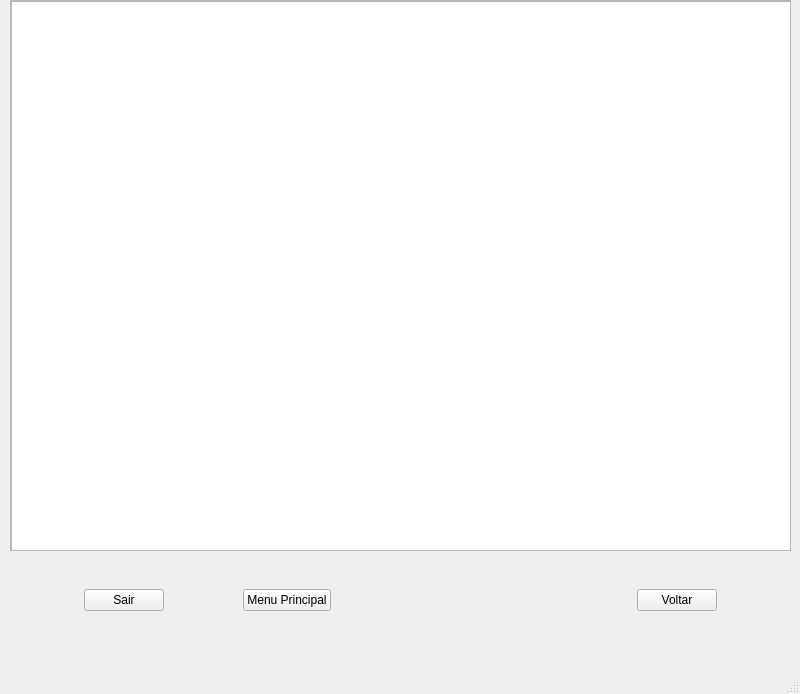
<?xml version="1.0" encoding="UTF-8"?>
<ui version="4.0">
 <class>viewSaida</class>
 <widget class="QMainWindow" name="viewSaida">
  <property name="geometry">
   <rect>
    <x>0</x>
    <y>0</y>
    <width>800</width>
    <height>694</height>
   </rect>
  </property>
  <property name="windowTitle">
   <string>MainWindow</string>
  </property>
  <widget class="QWidget" name="centralwidget">
   <widget class="QWidget" name="gridLayoutWidget">
    <property name="geometry">
     <rect>
      <x>10</x>
      <y>0</y>
      <width>781</width>
      <height>551</height>
     </rect>
    </property>
    <layout class="QGridLayout" name="gridLayout">
     <item row="0" column="0">
      <widget class="QScrollArea" name="scrollArea">
       <property name="widgetResizable">
        <bool>true</bool>
       </property>
       <widget class="QWidget" name="scrollAreaWidgetContents">
        <property name="geometry">
         <rect>
          <x>0</x>
          <y>0</y>
          <width>777</width>
          <height>547</height>
         </rect>
        </property>
        <widget class="QTextEdit" name="teSaida">
         <property name="geometry">
          <rect>
           <x>0</x>
           <y>0</y>
           <width>781</width>
           <height>551</height>
          </rect>
         </property>
         <property name="font">
          <font>
           <family>Arial</family>
           <pointsize>14</pointsize>
          </font>
         </property>
         <property name="locale">
          <locale language="Portuguese" country="Brazil"/>
         </property>
        </widget>
       </widget>
      </widget>
     </item>
    </layout>
   </widget>
   <widget class="QWidget" name="horizontalLayoutWidget">
    <property name="geometry">
     <rect>
      <x>10</x>
      <y>560</y>
      <width>781</width>
      <height>80</height>
     </rect>
    </property>
    <layout class="QHBoxLayout" name="horizontalLayout">
     <item>
      <spacer name="horizontalSpacer_3">
       <property name="orientation">
        <enum>Qt::Horizontal</enum>
       </property>
       <property name="sizeHint" stdset="0">
        <size>
         <width>40</width>
         <height>20</height>
        </size>
       </property>
      </spacer>
     </item>
     <item>
      <widget class="QPushButton" name="btnSair">
       <property name="text">
        <string>Sair</string>
       </property>
      </widget>
     </item>
     <item>
      <spacer name="horizontalSpacer_2">
       <property name="orientation">
        <enum>Qt::Horizontal</enum>
       </property>
       <property name="sizeHint" stdset="0">
        <size>
         <width>40</width>
         <height>20</height>
        </size>
       </property>
      </spacer>
     </item>
     <item>
      <widget class="QPushButton" name="btnMenuPrincipal">
       <property name="text">
        <string>Menu Principal</string>
       </property>
      </widget>
     </item>
     <item>
      <spacer name="horizontalSpacer">
       <property name="orientation">
        <enum>Qt::Horizontal</enum>
       </property>
       <property name="sizeType">
        <enum>QSizePolicy::Fixed</enum>
       </property>
       <property name="sizeHint" stdset="0">
        <size>
         <width>300</width>
         <height>20</height>
        </size>
       </property>
      </spacer>
     </item>
     <item>
      <widget class="QPushButton" name="btnVoltar">
       <property name="text">
        <string>Voltar</string>
       </property>
      </widget>
     </item>
     <item>
      <spacer name="horizontalSpacer_5">
       <property name="orientation">
        <enum>Qt::Horizontal</enum>
       </property>
       <property name="sizeHint" stdset="0">
        <size>
         <width>40</width>
         <height>20</height>
        </size>
       </property>
      </spacer>
     </item>
    </layout>
   </widget>
  </widget>
  <widget class="QMenuBar" name="menubar">
   <property name="geometry">
    <rect>
     <x>0</x>
     <y>0</y>
     <width>800</width>
     <height>21</height>
    </rect>
   </property>
  </widget>
  <widget class="QStatusBar" name="statusbar"/>
 </widget>
 <resources/>
 <connections/>
</ui>
